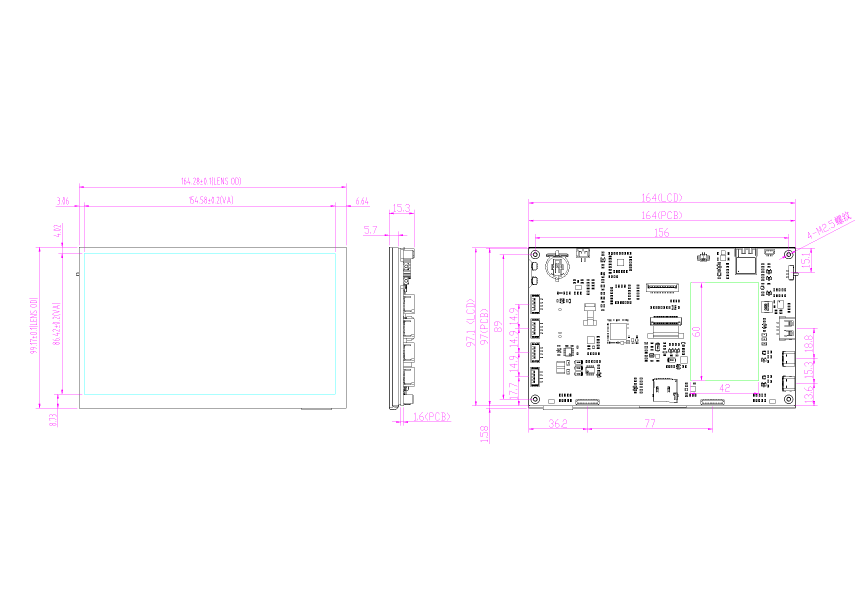
#> input picture mechanical/reference/waveshare-7b/official-drawing.png, 2600 x 1839 px (shown at 1/3 size)
$ python prepare_photo_frame.py ../mechanical/reference/waveshare-7b/official-drawing.png out.png
#> lines starting #> are read from the running program, lines starting #| are printed output that depends on the picture
"""Convert one JPG/PNG into the bounded NPFP RGB565 photo-frame format.

Requires Pillow. The firmware reads np2/photos/photo001.npf .. photo064.npf
from the SD card. This tool never mounts, formats or erases a card.
"""
import argparse
import array
from pathlib import Path
import struct
import sys
import zlib

from PIL import Image, ImageOps

WIDTH, HEIGHT = 1024, 600
HEADER = struct.Struct("<4sHHHHIII")


def prepare(source: Path, destination: Path) -> None:
    if destination.exists():
        raise FileExistsError(f"Destination already exists: {destination}")
    with Image.open(source) as original:
#> original is the input picture: PIL image 2600x1839 RGB; mean R, G, B 252.3, 251.3, 252.4
        image = ImageOps.fit(ImageOps.exif_transpose(original).convert("RGB"),
                             (WIDTH, HEIGHT), Image.Resampling.LANCZOS)
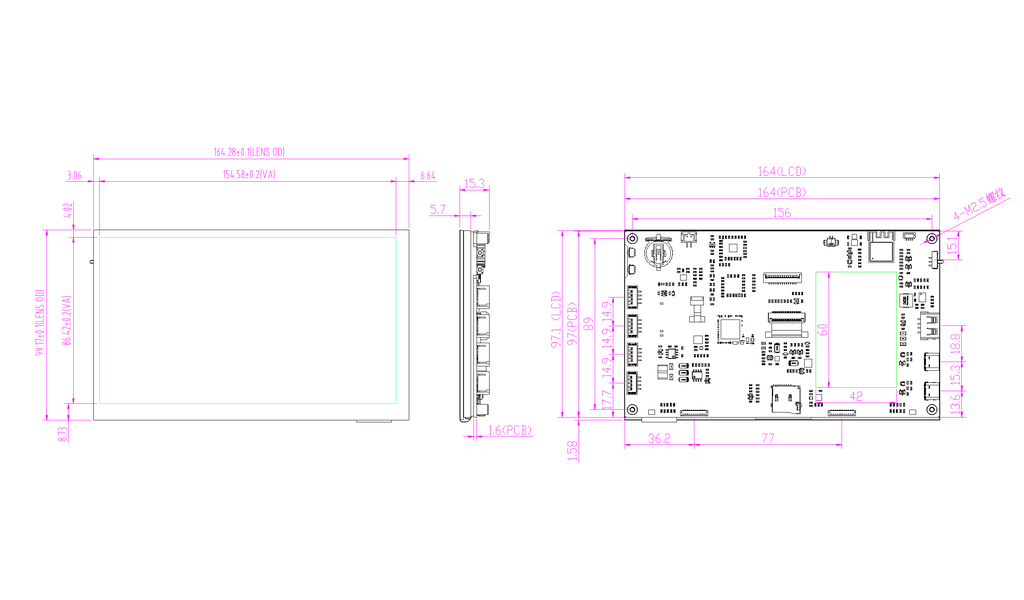
#> image: PIL image 1024x600 RGB; mean R, G, B 251.5, 250.2, 251.7
        rgb = image.tobytes()
    pixels = array.array("H", (
        ((rgb[i] >> 3) << 11) | ((rgb[i + 1] >> 2) << 5) | (rgb[i + 2] >> 3)
        for i in range(0, len(rgb), 3)
    ))
    if sys.byteorder != "little":
        pixels.byteswap()
    payload = pixels.tobytes()
    assert len(payload) == WIDTH * HEIGHT * 2
    header = HEADER.pack(b"NPFP", 1, WIDTH, HEIGHT, 1, 0, len(payload),
                         zlib.crc32(payload))
    destination.parent.mkdir(parents=True, exist_ok=True)
    with destination.open("xb") as output:
        output.write(header)
        output.write(payload)
    # Verify the saved bytes, not only the in-memory conversion.
    saved = destination.read_bytes()
    fields = HEADER.unpack(saved[:HEADER.size])
    if (len(saved) != HEADER.size + WIDTH * HEIGHT * 2 or
            fields[:7] != (b"NPFP", 1, WIDTH, HEIGHT, 1, 0, len(payload)) or
            zlib.crc32(saved[HEADER.size:]) != fields[7]):
        raise ValueError("Saved photo failed header/size/CRC verification")


def main():
    parser = argparse.ArgumentParser(description=__doc__)
    parser.add_argument("source", type=Path)
    parser.add_argument("destination", type=Path)
    args = parser.parse_args()
    prepare(args.source, args.destination)
    print(f"Prepared and verified {args.destination} ({args.destination.stat().st_size} bytes)")


if __name__ == "__main__":
    main()
